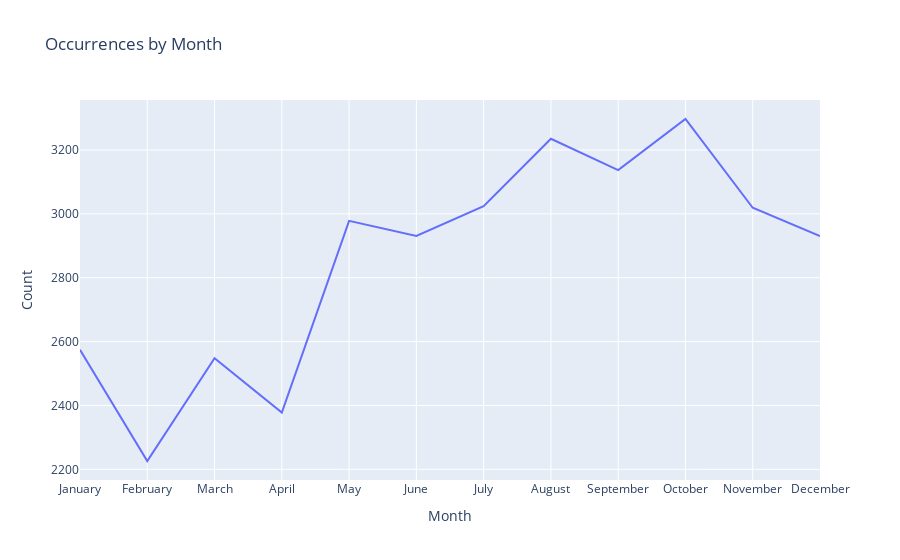

Write notebook code for a chart like this one.
### Code cell
# Assuming you have the monthly_counts dataframe
monthly_counts = pd.DataFrame({
    'occurrencemonth': ['April', 'August', 'December', 'February', 'January', 'July', 'June', 'March', 'May',
                        'November', 'October', 'September'],
    'Count': [2378, 3235, 2930, 2226, 2574, 3024, 2931, 2548, 2978, 3019, 3297, 3137]
})

# Sort the months based on the specified order
monthly_counts = monthly_counts.sort_values(by='occurrencemonth', key=lambda x: pd.Categorical(x, categories=month_order))

# Create a line graph
fig = px.line(monthly_counts, x='occurrencemonth', y='Count', title='Occurrences by Month')

# Customize the appearance
fig.update_layout(xaxis_title='Month', yaxis_title='Count')

# Display the line graph
fig.show()

# Create the line graph
plt.plot(monthly_counts['occurrencemonth'], monthly_counts['Count'], marker='o')

# Customize the appearance
plt.title('Occurrences by Month')
plt.xlabel('Month')
plt.ylabel('Count')
plt.xticks(rotation=90)
plt.show()

### Figure 1 — Plotly figure (JSON) as saved in the notebook; plotly's stock layout.template omitted (floating-point values rounded to 4 significant figures)
{"data": [{"hovertemplate": "occurrencemonth=%{x}<br>Count=%{y}<extra></extra>", "legendgroup": "", "line": {"color": "#636efa", "dash": "solid"}, "marker": {"symbol": "circle"}, "mode": "lines", "name": "", "orientation": "v", "showlegend": false, "type": "scatter", "x": ["January", "February", "March", "April", "May", "June", "July", "August", "September", "October", "November", "December"], "xaxis": "x", "y": [2574, 2226, 2548, 2378, 2978, 2931, 3024, 3235, 3137, 3297, 3019, 2930], "yaxis": "y"}], "layout": {"legend": {"tracegroupgap": 0}, "title": {"text": "Occurrences by Month"}, "xaxis": {"anchor": "y", "domain": [0, 1], "title": {"text": "Month"}}, "yaxis": {"anchor": "x", "domain": [0, 1], "title": {"text": "Count"}}}}
